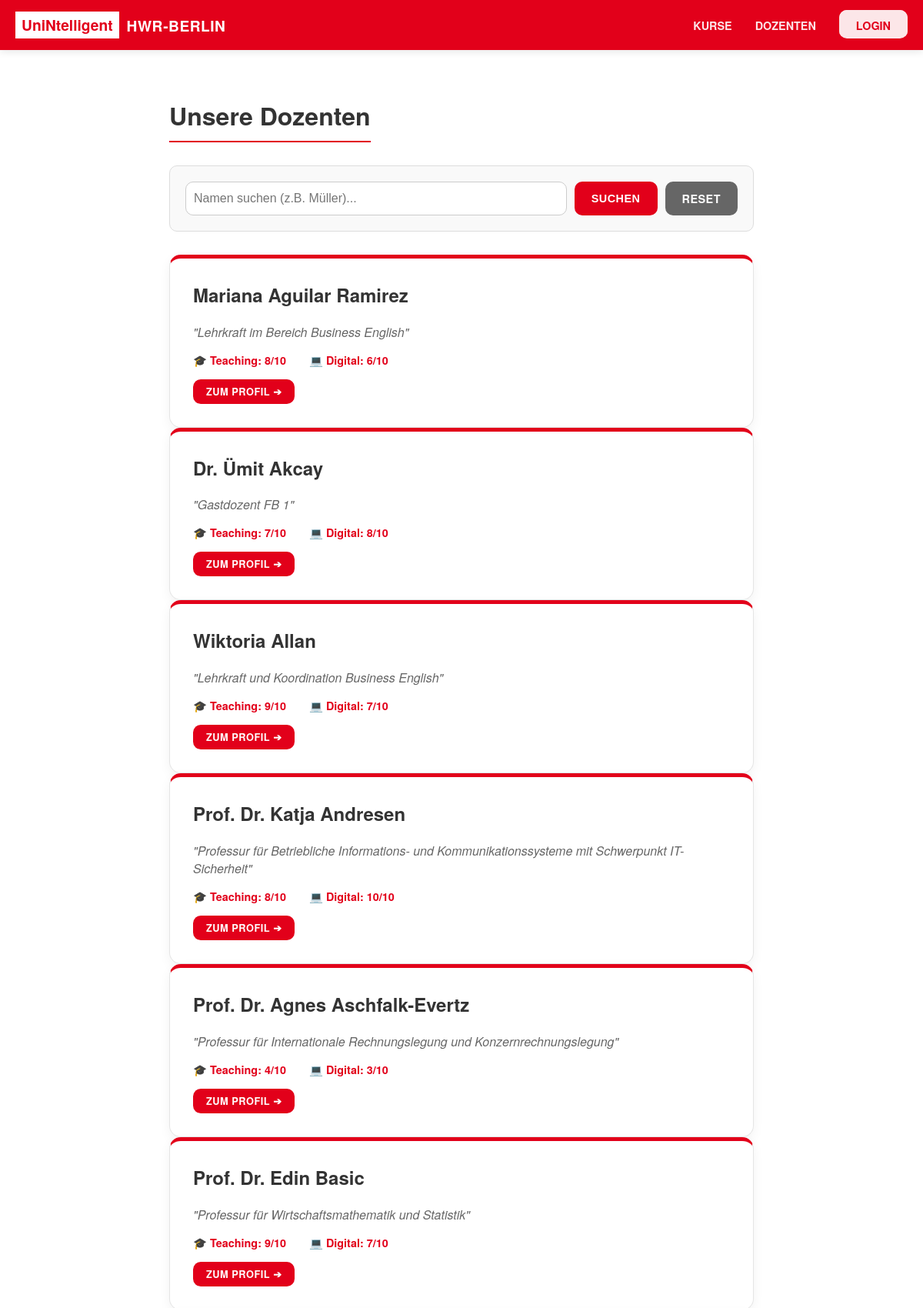
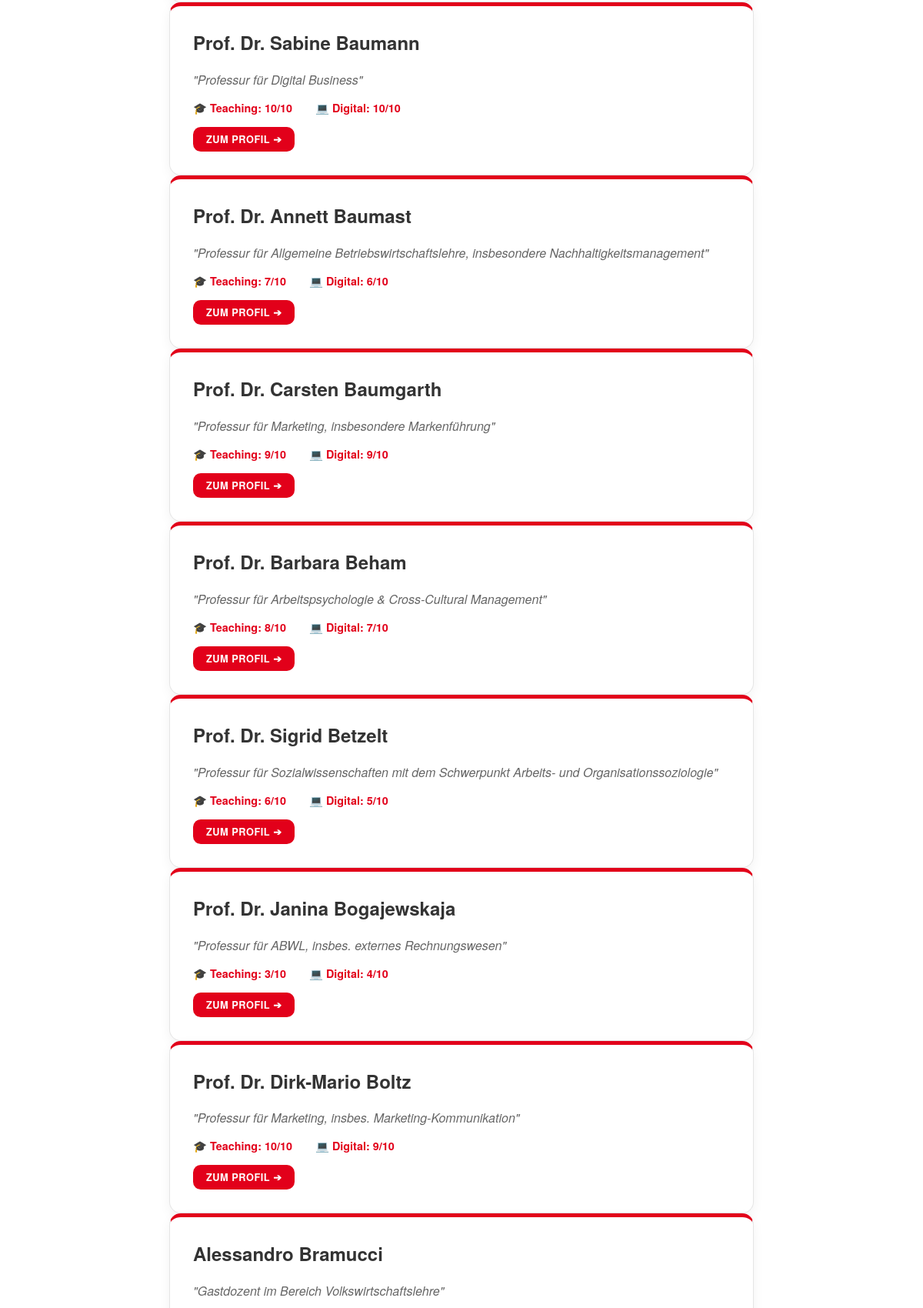
/dozenten (upper part), run on the app's committed database (2 pictures, top to bottom).
### tables this page shows
CREATE TABLE professors (
    id INTEGER PRIMARY KEY AUTOINCREMENT,
    image_path TEXT,
    title TEXT,
    surname TEXT NOT NULL,
    name TEXT NOT NULL,
    description TEXT,
    teaching_style INTEGER NOT NULL CHECK(teaching_style BETWEEN 1 AND 10),
    self_study INTEGER NOT NULL CHECK(self_study BETWEEN 1 AND 10),
    character_style INTEGER NOT NULL CHECK(character_style BETWEEN 1 AND 10),
    digital INTEGER NOT NULL CHECK(digital BETWEEN 1 AND 10),
    ai_usage INTEGER NOT NULL CHECK(ai_usage BETWEEN 1 AND 10),    
    theses_is_supervisor BOOLEAN NOT NULL DEFAULT 0  -- VLt entfernen ( nicht relevant )
);

### app.py (the view)
@app.route('/dozenten')
def dozenten_suche():
    db_con = db.get_db_con()
    search_query = request.args.get('q')
    if search_query:
        sql = """
            SELECT * FROM professors
            WHERE surname LIKE ? OR name LIKE ?
            ORDER BY surname ASC, name ASC
        """
        term = f"%{search_query}%"
        professors = db_con.execute(sql, (term, term)).fetchall()
    else:
        sql = "SELECT * FROM professors ORDER BY surname ASC, name ASC"
        professors = db_con.execute(sql).fetchall()
    return render_template('dozenten_suche.html', professors=professors, search_query=search_query)

### db.py (called while the page is built)
def get_db_con(pragma_foreign_keys=True):
    if 'db_con' not in g:
        g.db_con = sqlite3.connect(
            current_app.config['DATABASE'],
            detect_types=sqlite3.PARSE_DECLTYPES
        )
        g.db_con.row_factory = sqlite3.Row
        if pragma_foreign_keys:
            g.db_con.execute('PRAGMA foreign_keys = ON;')
    return g.db_con

def close_db_con(e=None):
    db_con = g.pop('db_con', None)
    if db_con is not None:
        db_con.close()

### templates/dozenten_suche.html (shortened to what this page needs)
{% extends 'base.html' %}
{% block content %}
<div class="content-container">
    <h1 class="page-header">Unsere Dozenten</h1>
    <div class="search-bar-container">
        <form action="{{ url_for('dozenten_suche') }}" method="get" class="search-form">
            <input type="text" name="q" class="search-input"
                   placeholder="Namen suchen (z.B. Müller)..."
                   value="{{ search_query or '' }}">
            <button type="submit" class="btn">Suchen</button>
            <a href="{{ url_for('dozenten_suche') }}" class="btn btn-gray">Reset</a>
        </form>
    </div>
    {% if professors %}
        <div class="results-list">
            {% for prof in professors %}
                <div class="feature list-card">
                    <h2 class="prof-name">
                        {{ prof['title'] }} {{ prof['name'] }} {{ prof['surname'] }}
                    </h2>
                    <p class="prof-description">"{{ prof['description'] }}"</p>
                    <div class="prof-stats">
                        <span class="stat-highlight">
                            🎓 Teaching: {{ prof['teaching_style'] }}/10
                        </span>
                        <span class="stat-highlight">
                            💻 Digital: {{ prof['digital'] }}/10
                        </span>
                    </div>
                    <a href="{{ url_for('dozenten_profil', id=prof['id']) }}" class="btn btn-small">
                        Zum Profil ➔
                    </a>
                </div>
            {% endfor %}
        </div>
    {% else %}
        <div class="empty-state">
            <h3>Keine Dozenten gefunden.</h3>
            <p>Versuche es mit einem anderen Suchbegriff.</p>
        </div>
    {% endif %}
</div>
{% endblock %}

### static/style.css (style rules this page uses)
:root { --hwr-red: #E2001A; --hwr-dark: #333333; --hwr-bg: #f4f4f4; --hwr-border: #cccccc; --radius: 10px; }
* { box-sizing: border-box; }
body { font-family: "Helvetica Neue", Helvetica, Arial, sans-serif; margin: 0; padding: 0; color: var(--hwr-dark); background-color: white; display: flex; flex-direction: column; min-height: 100vh; }
.btn, .btn-hero, button { display: inline-block; padding: 10px 20px; background-color: var(--hwr-red); color: white; border: 2px solid var(--hwr-red); border-radius: var(--radius); cursor: pointer; font-weight: bold; text-transform: uppercase; font-size: 0.9rem; letter-spacing: 0.5px; transition: all 0.3s ease; text-decoration: none; }
.btn-small { padding: 5px 15px; font-size: 0.8rem; }
.btn-gray { background-color: #666 !important; border-color: #666 !important; color: white !important; }
.feature { background: #ffffff; padding: 30px; border-radius: 15px; overflow: hidden; border: 1px solid #e5e5e5; border-top: 5px solid var(--hwr-red); box-shadow: 0 5px 15px rgba(0,0,0,0.05); transition: transform 0.3s ease; }
.feature h2 { color: var(--hwr-dark); margin-top: 0; }
.content-container { max-width: 800px; margin: 40px auto; padding: 0 20px; }
.page-header { border-bottom: 2px solid var(--hwr-red); padding-bottom: 10px; display: inline-block; margin-bottom: 30px; color: var(--hwr-dark); }
.search-bar-container { background: #f9f9f9; padding: 20px; border: 1px solid #ddd; margin-bottom: 30px; border-radius: var(--radius); }
.search-form { display: flex; gap: 10px; width: 100%; }
.search-input { flex: 1; padding: 10px; border: 1px solid #ccc; font-size: 1rem; border-radius: var(--radius); }
.list-card { width: 100%; margin-bottom: 0; }
.prof-name { margin-top: 0; color: var(--hwr-dark); font-size: 1.5rem; }
.prof-description { color: #666; font-style: italic; margin-bottom: 15px; }
.prof-stats { display: flex; gap: 30px; margin: 15px 0; font-size: 0.9rem; }
.stat-highlight { color: var(--hwr-red); font-weight: bold; }

### data on the page
professors: name "Mariana", surname "Aguilar Ramirez", description "Lehrkraft im Bereich Business English", teaching_style "8", digital "6"
professors: title "Dr.", name "Ümit", surname "Akcay", description "Gastdozent FB 1", teaching_style "7", digital "8"
professors: name "Wiktoria", surname "Allan", description "Lehrkraft und Koordination Business English", teaching_style "9", digital "7"
professors: title "Prof. Dr.", name "Katja", surname "Andresen", description "Professur für Betriebliche Informations- und Kommunikationssysteme mit Schwerpunkt IT-Sicherheit", teaching_style "8", digital "10"
professors: title "Prof. Dr.", name "Agnes", surname "Aschfalk-Evertz", description "Professur für Internationale Rechnungslegung und Konzernrechnungslegung", teaching_style "4", digital "3"
professors: title "Prof. Dr.", name "Edin", surname "Basic", description "Professur für Wirtschaftsmathematik und Statistik", teaching_style "9", digital "7"
professors: title "Prof. Dr.", name "Sabine", surname "Baumann", description "Professur für Digital Business", teaching_style "10", digital "10"
professors: title "Prof. Dr.", name "Annett", surname "Baumast", description "Professur für Allgemeine Betriebswirtschaftslehre, insbesondere Nachhaltigkeitsmanagement", teaching_style "7", digital "6"
professors: title "Prof. Dr.", name "Carsten", surname "Baumgarth", description "Professur für Marketing, insbesondere Markenführung", teaching_style "9", digital "9"
professors: title "Prof. Dr.", name "Barbara", surname "Beham", description "Professur für Arbeitspsychologie & Cross-Cultural Management", teaching_style "8", digital "7"
professors: title "Prof. Dr.", name "Sigrid", surname "Betzelt", description "Professur für Sozialwissenschaften mit dem Schwerpunkt Arbeits- und Organisationssoziologie", teaching_style "6", digital "5"
professors: title "Prof. Dr.", name "Janina", surname "Bogajewskaja", description "Professur für ABWL, insbes. externes Rechnungswesen", teaching_style "3", digital "4"
professors: title "Prof. Dr.", name "Dirk-Mario", surname "Boltz", description "Professur für Marketing, insbes. Marketing-Kommunikation", teaching_style "10", digital "9"
professors: name "Alessandro", surname "Bramucci", description "Gastdozent im Bereich Volkswirtschaftslehre"
